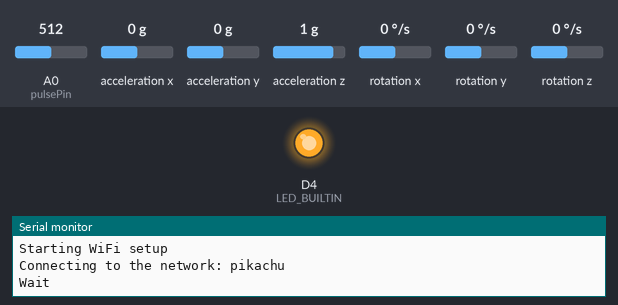
Bench run of a sketch on a simulated ESP8266 (NodeMCU). Shown: output pins drawn as LEDs (lit = HIGH, except the on-board LED, lit = LOW), the last lines printed to the serial monitor. Wiring (inferred from the names in the program): MPU-6050 motion sensor at I2C address 0x68. Dashed ring = blinking. Inputs (shaded band) come from the test bench; at power-on: acceleration z 1 g, A0 (pulsePin) = 512, acceleration x 0 g, acceleration y 0 g, rotation x 0 °/s, rotation y 0 °/s, rotation z 0 °/s. WiFi joins after 1.5 s; servers stay silent unless stated.

Above: at 0.1 s.
At 1.6 s:
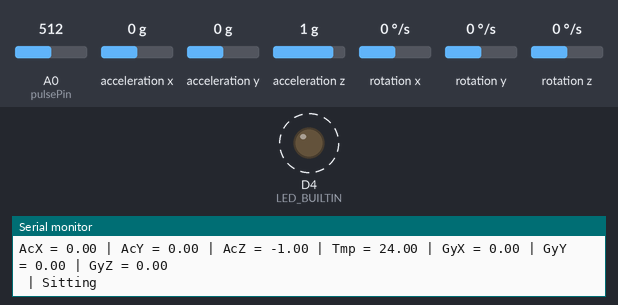
2.8 s: acceleration z set to -1.4 g
5.4 s: acceleration z set to 0 g
Timing chart, 0 to 13.8 s (numbered marks = the images above; inputs shaded):
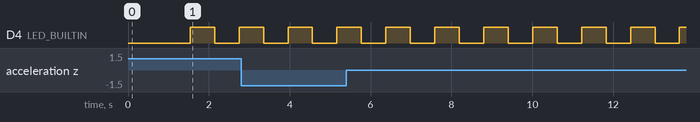

Measured:
- by itself, D4 (LED_BUILTIN): alternates HIGH for 0.61 s and LOW for 0.61 s

The sketch:

HTTP.ino
```cpp
#define pulsePin A0
#include <ESP8266WiFi.h>  // The library to use the functions of WiFi module esp8266
#include <Wire.h>         // I2C communication library.


const int MPU_ADDR =      0x68; // The definition of the address of the sensor mpu6050 (0x68)

const int WHO_AM_I =      0x75; // Registration of identification of device.

const int PWR_MGMT_1 =    0x6B; // Record of configuration of the energy management

const int GYRO_CONFIG =   0x1B; // Registration of the gyroscope configuration

const int ACCEL_CONFIG =  0x1C; // The record of the accelerometer configuration

const int ACCEL_XOUT =    0x3B; // Record of reading of the X axis of the accelerometer


const int scl_pin = D5; // The definition of the SCL I2C pin.
const int sda_pin = D6; // The definition of the pin I2C SDA


bool led_state = false;


//  variables to store the raw data of the accelerometer

int16_t AcXR, AcYR, AcZR, TmpR, GyXR, GyYR, GyZR; //raw values

float AcX, AcY, AcZ, Tmp, GyX, GyY, GyZ; //Required values

const float accScale = -2.0 / 32768.0; //
const float gyroScale = -250.0 / 32768.0; //


const char* SSID = "pikachu";//"FinalYearProject";

const char* PASSWORD = "huawei12345";//"lhs970228";


WiFiClient client;

const char* IpApiHost = "ip-api.com";

const int channelID = 699908;

String writeAPIKey = "EM8H4N3LLQ41PO6H";

const char* server = "api.thingspeak.com";

const int postingInterval = 30 * 1000;


int rate[10];

unsigned long sampleCounter = 0;

unsigned long lastBeatTime = 0;

unsigned long lastTime = 0, N;

int BPM = 0;

int IBI = 0;

int P = 512;

int T = 512;

int thresh = 512;

int amp = 100;

int Signal;

boolean Pulse = false;

boolean firstBeat = true;

boolean secondBeat = true;

boolean QS = false;


void initI2C()

{

  //Serial.println("---inside initI2C");

  Wire.begin(sda_pin, scl_pin);

}


//function that writes a given value into a given record

void writeRegMPU(int reg, int val)

{

  Wire.beginTransmission(MPU_ADDR);     // Initiates communication with the address of the mpu6050
  Wire.write(reg);                      // Send the record to "reg"

  Wire.write(val);                      // Writes the value in the register

  Wire.endTransmission(true);           // Ends the transmission

}


//Function that reads a given record

uint8_t readRegMPU(uint8_t reg)

{

  uint8_t data;

  Wire.beginTransmission(MPU_ADDR);     // initiates communication with the MPU6050 address

  Wire.write(reg);                      // sends the record to fegister

  Wire.endTransmission(false);          // ends transmission but continues with I2C open (sends STOP and START)

  Wire.requestFrom(MPU_ADDR, 1);        // configures to receive 1 byte from the record chosen above.

  data = Wire.read();                   // reads byte and saves in 'data'

  return data;                          //returns 'data'

}


//function that searches the sensor at address 0x68
void findMPU(int mpu_addr)

{

  Wire.beginTransmission(MPU_ADDR);

  int data = Wire.endTransmission(true);


  if(data == 0)

  {

    Serial.print("Device found at address: 0x");

    Serial.println(MPU_ADDR, HEX);

  }

  else

  {

    Serial.println("Device is not found!");

  }

}


//function that verifies whether the sensor responds and is active

void checkMPU(int mpu_addr)

{

  findMPU(MPU_ADDR);


  int data = readRegMPU(WHO_AM_I); // Register 117 – Who Am I - 0x75


  if(data == 104)

  {

    Serial.println("MPU6050 Device responded OK!");


    data = readRegMPU(PWR_MGMT_1); // Register 107 – Power Management 1-0x6B


    if(data == 64) Serial.println("MPU6050 in SLEEP mode! (64)");

    else Serial.println("MPU6050 in ACTIVE mode!");

  }

  else Serial.println("Check Device - MPU6050 NOT Available!");

}


//sensor initialization function

void initMPU()

{

  setSleepOff();

  setGyroScale();

  setAccelScale();

}


//Function to configure the sleep bit

void setSleepOff()

{

  writeRegMPU(PWR_MGMT_1, 0); // write 0 in the power management register (0x68), placing the sensor in ACTIVE mode

}


/* function to configure the gyro scales
 *  gyroscope scale register: 0x1B [4: 3]


    FS_SEL  Full Scale Range   Sensitivity

      0        ± 250 °/s      131 LSB/°/s

      1        ± 500 °/s      65.5 LSB/°/s

      2        ± 1000 °/s     32.8 LSB/°/s

      3        ± 2000 °/s     16.4 LSB/°/s

*/

void setGyroScale()

{

  writeRegMPU(GYRO_CONFIG, 0);

}


/* function to configure the accelerometer scales
 *  accelerometer scale record: 0x1C [4: 3]

Full Scale Range* LSB Sensitivity=32768

    AFS_SEL   Full Scale Range    Sensitivity

      0           ± 2g            16384 LSB/g

      1           ± 4g            8192 LSB/g

      2           ± 8g            4096 LSB/g

      3           ± 16g           2048 LSB/g

*/

void setAccelScale()

{

  writeRegMPU(ACCEL_CONFIG, 0);

}


/* The function that reads the data 'raw' (raw data) of the sensor
There are 14 bytes in total and they 2 bytes for each axis and 2 bytes to temperature:


  0x3B 59 ACCEL_XOUT[15:8]

  0x3C 60 ACCEL_XOUT[7:0]

  0x3D 61 ACCEL_YOUT[15:8]

  0x3E 62 ACCEL_YOUT[7:0]

  0x3F 63 ACCEL_ZOUT[15:8]

  0x40 64 ACCEL_ZOUT[7:0]


  0x41 65 TEMP_OUT[15:8]

  0x42 66 TEMP_OUT[7:0]


  0x43 67 GYRO_XOUT[15:8]

  0x44 68 GYRO_XOUT[7:0]

  0x45 69 GYRO_YOUT[15:8]

  0x46 70 GYRO_YOUT[7:0]

  0x47 71 GYRO_ZOUT[15:8]

  0x48 72 GYRO_ZOUT[7:0]


*/

void readRawMPU()

{

  Wire.beginTransmission(MPU_ADDR);       // initiates communication with the MPU6050 address

  Wire.write(ACCEL_XOUT);                       // sends the record with which to work, starting with record 0x3B (ACCEL_XOUT_H)

  Wire.endTransmission(false);            // ends transmission but continues with I2C open (sends STOP and START)

  Wire.requestFrom(MPU_ADDR, 14);         // configures to receive 14 bytes starting from the register chosen above (0x3B)


  AcXR = Wire.read() << 8;                 // reads the most significant byte first

  AcXR |= Wire.read();                     // then reads the least significant bit

  AcYR = Wire.read() << 8;

  AcYR |= Wire.read();

  AcZR = Wire.read() << 8;

  AcZR |= Wire.read();


  TmpR = Wire.read() << 8;

  TmpR |= Wire.read();


  GyXR = Wire.read() << 8;

  GyXR |= Wire.read();

  GyYR = Wire.read() << 8;

  GyYR |= Wire.read();

  GyZR = Wire.read() << 8;

  GyZR |= Wire.read();

AcX=AcXR*accScale;
AcY=AcYR*accScale;
AcZ=AcZR*accScale;
Tmp=TmpR/340.00+36.53;  //equation for temperature in degrees C from datasheet
GyX=GyXR*gyroScale;
GyY=GyYR*gyroScale;
GyZ=GyZR*gyroScale;

  Serial.print("AcX = "); Serial.print(AcX);

  Serial.print(" | AcY = "); Serial.print(AcY);

  Serial.print(" | AcZ = "); Serial.print(AcZ);

  Serial.print(" | Tmp = "); Serial.print(Tmp);

  Serial.print(" | GyX = "); Serial.print(GyX);

  Serial.print(" | GyY = "); Serial.print(GyY);

  Serial.print(" | GyZ = "); Serial.println(GyZ);

if(AcZ<=-0.58){
  Serial.print(" | Sitting\n");
  }
 else if (AcZ<=0.73){
  Serial.print(" | Standing\n");
  }
  else {
    if (BPM<100||BPM>60){
    Serial.print(" | Lying\n");
    }
    else {Serial.print(" | Fall\n");}
    }

  led_state = !led_state;

  digitalWrite(LED_BUILTIN, led_state);         // flashes the NodeMCU LED at each sensor reading
  delay(500);

}


/*
 * function that connects the NodeMCU to the Wifi network
 * SSID and PASSWORD must be indicated in variables

 */

void reconnectWiFi()

{

  if(WiFi.status() == WL_CONNECTED)

    return;


  WiFi.begin(SSID, PASSWORD);


  while(WiFi.status() != WL_CONNECTED) {

    delay(100);

    Serial.print(".");

  }


  Serial.println();

  Serial.print("Successfully connected to the network: ");

  Serial.println(SSID);

  Serial.print("IP obtained: ");

  Serial.println(WiFi.localIP());

}


void initWiFi()

{

  delay(10);

  Serial.print("Connecting to the network: ");

  Serial.println(SSID);

  Serial.println("Wait");


  reconnectWiFi();

}


void setup() {

  pinMode(LED_BUILTIN, OUTPUT);

  Serial.begin(115200);


  Serial.println("\nStarting WiFi setup\n");

  initWiFi();

  WiFi.begin(SSID, PASSWORD);

  while (WiFi.status() != WL_CONNECTED) {

    delay(500);

  }

  Serial.println("\nStarting MPU6050 setup\n");

  initI2C();

  initMPU();

  checkMPU(MPU_ADDR);


  Serial.println("\nConfiguration Complete, Starting Loop\n");

}

void readPulse() {


  Signal = analogRead(pulsePin);

  sampleCounter += 2;

  int N = sampleCounter - lastBeatTime;


  detectSetHighLow();


  if (N > 250) {

    if ( (Signal > thresh) && (Pulse == false) && (N > (IBI / 5) * 3) )

      pulseDetected();

  }


  if (Signal < thresh && Pulse == true) {

    Pulse = false;

    amp = P - T;

    thresh = amp / 2 + T;

    P = thresh;

    T = thresh;

  }


  if (N > 2500) {

    thresh = 512;

    P = 512;

    T = 512;

    lastBeatTime = sampleCounter;

    firstBeat = true;

    secondBeat = true;

  }

}


void detectSetHighLow() {


  if (Signal < thresh && N > (IBI / 5) * 3) {

    if (Signal < T) {

      T = Signal;

    }

  }


  if (Signal > thresh && Signal > P) {

    P = Signal;

  }


}


void pulseDetected() {

  Pulse = true;

  IBI = sampleCounter - lastBeatTime;

  lastBeatTime = sampleCounter;


  if (firstBeat) {

    firstBeat = false;

    return;

  }

  if (secondBeat) {

    secondBeat = false;

    for (int i = 0; i <= 9; i++) {

      rate[i] = IBI;

    }

  }


  word runningTotal = 0;


  for (int i = 0; i <= 8; i++) {

    rate[i] = rate[i + 1];

    runningTotal += rate[i];

  }


  rate[9] = IBI;

  runningTotal += rate[9];

  runningTotal /= 10;

  BPM = 60000 / runningTotal;

  QS = true;

  if (client.connect(server, 80)) {

String str_AcX = String(AcX);
String str_AcY = String(AcY);
String str_AcZ = String(AcZ);
String str_Tmp = String(Tmp);
String str_GyX = String(GyX);
String str_GyY = String(GyY);
String str_GyZ = String(GyZ);
String body = "api_key="+writeAPIKey+"&field1="+BPM+"&field2="+str_AcX+"&field3="+str_AcY+"&field4="+str_AcZ+"&field5="+str_Tmp+"&field6="+str_GyX+"&field7="+str_GyY+"&field8="+str_GyZ;


    client.println("POST /update HTTP/1.1");

    client.println("Host: api.thingspeak.com");

    client.println("User-Agent: ESP8266 (nothans)/1.0");

    client.println("Connection: close");

    client.println("X-THINGSPEAKAPIKEY: " + writeAPIKey);

    client.println("Content-Type: application/x-www-form-urlencoded");

    client.println("Content-Length: " + String(body.length()));

    client.println("");

    client.print(body);

  }

  client.stop();

  delay(postingInterval);

}

void loop() {

  readRawMPU();    // reads sensor data

  if (QS == true) {

   Serial.println("BPM: "+ String(BPM));

   QS = false;

   } else if (millis() >= (lastTime + 2)) {

     readPulse();

     lastTime = millis();

   }

  delay(100);

}
```
